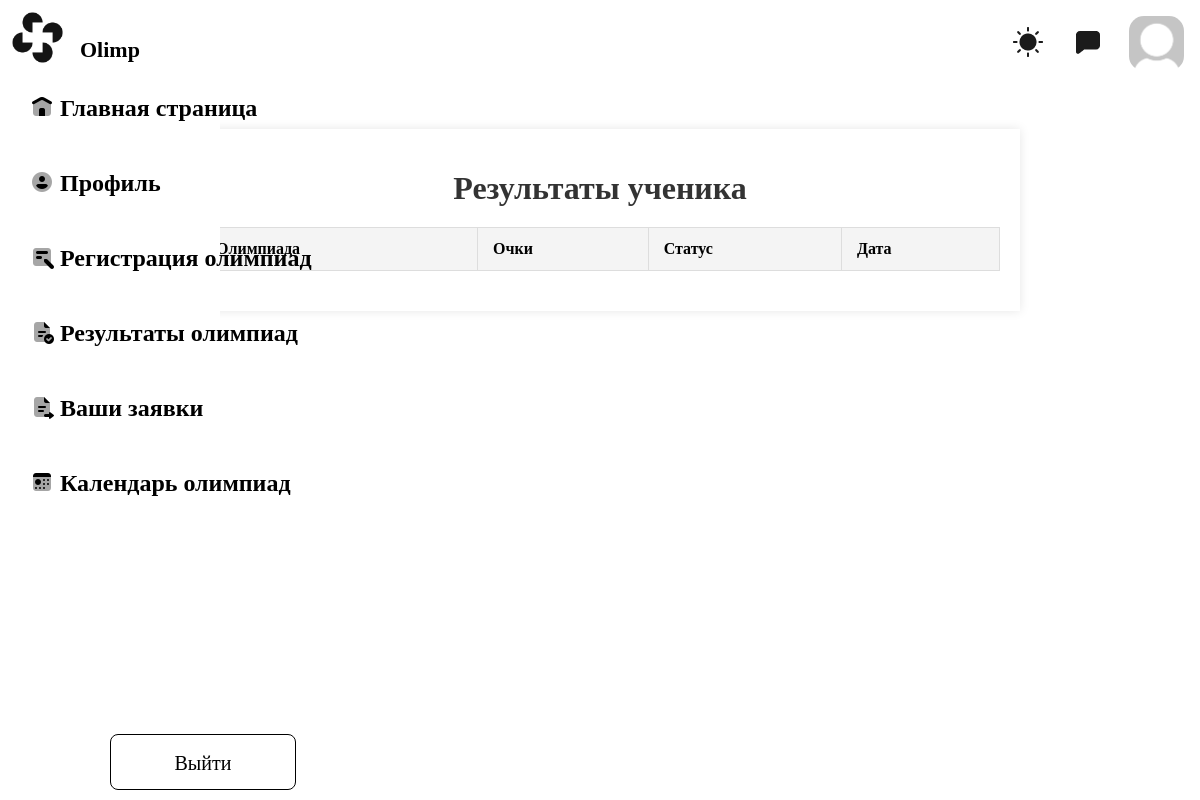
Page /result/student/results/ (signed in) on the earlier database version.
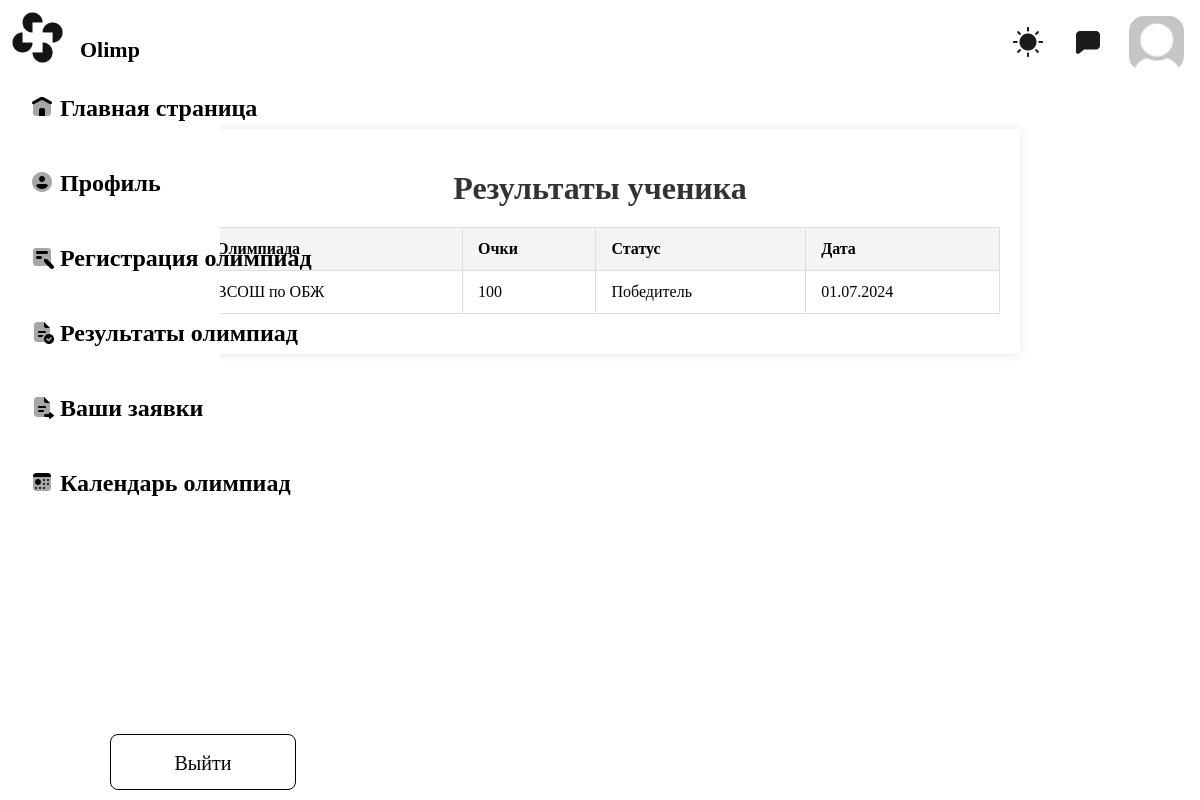
Same page on the later database version.
### result/models.py (models this page shows, shortened)
class Result(models.Model):
    class Meta:
        verbose_name_plural = 'Резльтаты олимпиад'
        verbose_name = 'Результат олимпиады'
    PARTICIPANT = 'У'
    PRIZE = 'ПР'
    WINNER = 'ПОБД'
    STATUSRES = [
        (PARTICIPANT, 'Участник'),
        (PRIZE, 'Призер'),
        (WINNER, 'Победитель')
    ]
    info_children = models.ForeignKey(to="users.User", on_delete=models.CASCADE,
                                      verbose_name='Информация об ученике')
    info_olympiad = models.ForeignKey(to='main.Olympiad', on_delete=models.CASCADE,
                                      verbose_name='Информация об олимпиаде')
    points = models.IntegerField(verbose_name='Количество намбранных очков')
    status_result = models.CharField(verbose_name='Статус результата', max_length=256, choices=STATUSRES,
                                     default=PARTICIPANT)
    advanced = models.BooleanField(default=False, verbose_name='Прошел на следующий этап')
    date_added = models.DateTimeField(auto_now_add=True)

### main/models.py (models this page shows, shortened)
class Olympiad(models.Model):
    class Meta:
        verbose_name_plural = "Олимпиады"
        verbose_name = 'Олимпиада'
    name = models.CharField('Название олимпиады', max_length=256)
    description = models.TextField('Описание олимпиады', blank=True, null=True)
    category = models.ForeignKey(to='categories', on_delete=models.CASCADE, verbose_name='Категория олимпиады',
                                 max_length=256)
    level = models.ForeignKey(to='Level_olympiad', on_delete=models.CASCADE, verbose_name='Название уровня',
                              max_length=256)
    next_stage = models.ForeignKey('Stage', on_delete=models.SET_NULL, null=True, blank=True,
                                   related_name='next_olympiads', verbose_name='Следующий этап')
    stage = models.ForeignKey(to='Stage', on_delete=models.CASCADE, verbose_name='Название этапа', max_length=256)
    subject = models.ForeignKey('Subject', on_delete=models.CASCADE, verbose_name='Название школьного предмета')
    class_olympiad = models.IntegerField('Класс олимпиады')
    date = models.DateField('Дата проведения')
    time = models.TimeField('Время проведения')
    location = models.CharField('Место проведения олимпиады', max_length=256)

### result/views.py (the view)
# urls.py: path('student/results/', StudentResultListView.as_view(), name='student_results'),
class StudentResultListView(LoginRequiredMixin, ListView):
    model = Result
    template_name = 'student_results.html'
    context_object_name = 'results'
    def get_queryset(self):
        return Result.objects.filter(info_children=self.request.user)

### result/templates/student_results.html (shortened to what this page needs)
<!DOCTYPE html>
{% load static %}
<html lang="en">
<head>
    <link rel="stylesheet" href="{% static 'student_results.css' %}">
    <link rel="stylesheet" href="{% static 'header/header.css' %}">
    <link rel="stylesheet" href="{% static 'navbar/navbar.css' %}">
</head>
{% include 'header/header.html' %}
{% include 'navbar/navbar.html' %}
<body>
<div class="container">
    <h1>Результаты ученика</h1>
    <table class="results-table">
        <thead>
            <tr>
                <th>Олимпиада</th>
                <th>Очки</th>
                <th>Статус</th>
                <th>Дата</th>
            </tr>
        </thead>
        <tbody>
            {% for result in results %}
            <tr>
                <td>{{ result.info_olympiad.name }}</td>
                <td>{{ result.points }}</td>
                <td>{{ result.get_status_result_display }}</td>
                <td>{{ result.date_added|date:"d.m.Y" }}</td>
            </tr>
            {% endfor %}
        </tbody>
    </table>
</div>
</body>
</html>

Differences in the rows shown:
added Result: info_olympiad.name "ВСОШ по ОБЖ", points "100", status_result "Победитель", date_added "01.07.2024"
